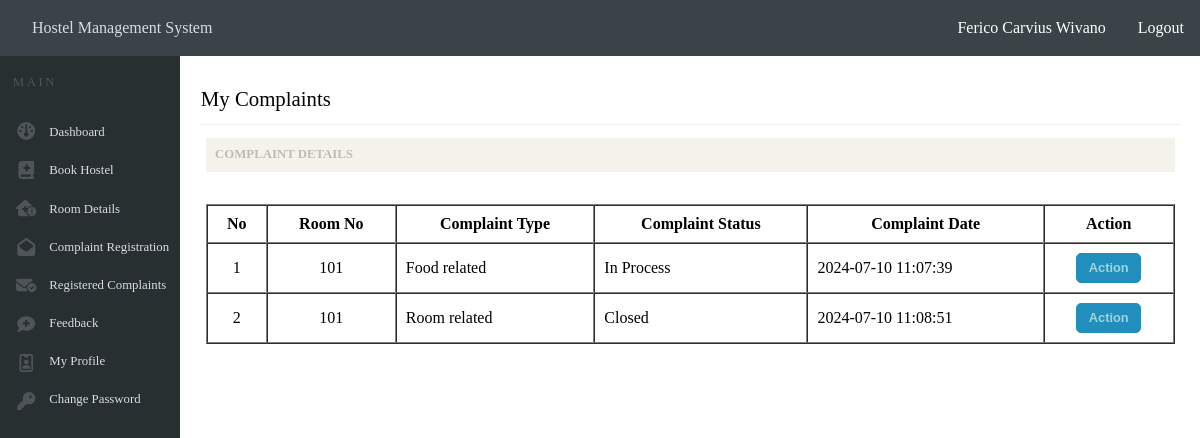
The page /mycomplaint.php (signed in) on the database its author committed.
### tables this page shows
CREATE TABLE `registration` (
  `registration_no` int(3) UNSIGNED NOT NULL,
  `full_name` varchar(100) NOT NULL,
  `gender` varchar(10) NOT NULL,
  `contact_no` varchar(20) NOT NULL,
  `email` varchar(50) NOT NULL,
  `password` varchar(100) NOT NULL,
  `confirm_password` varchar(100) NOT NULL,
  `role` varchar(5) NOT NULL DEFAULT 'user'
);

CREATE TABLE `register_complaint` (
  `register_complaint_id` int(5) NOT NULL,
  `registration_no` int(3) NOT NULL,
  `room_no` varchar(8) NOT NULL,
  `complaint_type` varchar(12) NOT NULL,
  `explain_complaint` varchar(300) NOT NULL,
  `file_name` varchar(500) NOT NULL,
  `complaint_status` varchar(30) NOT NULL DEFAULT 'Unprocessed',
  `complaint_date` timestamp NOT NULL DEFAULT current_timestamp()
);

### mycomplaint.php (the view, shortened to what this page needs)
<?php
include 'connectdatabase.php';
$getEmail = $_SESSION["email"];
class MyComplaint {
    private $conn;
    private $email;
    private $registrationNo;
    private $fullName;
    public function __construct($conn, $email) {
        $this->conn = $conn;
        $this->email = $email;
        $this->fetchRegistrationDetails();
        $this->fetchFullName();
    }
    private function fetchRegistrationDetails() {
        $query = mysqli_query($this->conn, "SELECT registration_no FROM registration WHERE email = '$this->email'");
        $this->registrationNo = mysqli_fetch_assoc($query)['registration_no'];
    }
    private function fetchFullName() {
        $query = mysqli_query($this->conn, "SELECT full_name FROM registration WHERE email = '$this->email'");
        $result = mysqli_fetch_assoc($query);
        $this->fullName = $result['full_name'];
    }
    public function getComplaints() {
        $query = mysqli_query($this->conn, "SELECT
                                            register_complaint_id,
                                            room_no,
                                            complaint_type,
                                            complaint_status,
                                            complaint_date
                                            FROM register_complaint
                                            WHERE registration_no = '$this->registrationNo'");
        return mysqli_fetch_all($query, MYSQLI_ASSOC);
    }
    public function getFullName() {
        return $this->fullName;
    }
}
$myComplaint = new MyComplaint($conn, $getEmail);
$complaints = $myComplaint->getComplaints();
$fullName = $myComplaint->getFullName();
?>
<!DOCTYPE html>
<html lang="en">
<head>
    <link rel="stylesheet" href="headerandnavbar.css">
    <link rel="stylesheet" href="maincontent.css">
    <link rel="stylesheet" href="roomdetail.css">
</head>
<body>
    <header>
        <a href="dashboarduser.php">Hostel Management System</a>
        <div class="user-info">
            <span><?php echo htmlspecialchars($fullName); ?></span>
            <a href="logout.php">Logout</a>
        </div>
    </header>
    <div class="main">
        <div class="navbar">
            <p id="none">MAIN</p>
            <div class="contentnavbar">
                <div class="iconnavbar">
                </div>
                <div class="textnavbar">
                    <a href="dashboarduser.php"><p id="dashboard">Dashboard</p></a>
                    <a href="bookhostel.php"><p id="book_hostel">Book Hostel</p></a>
                    <a href="roomdetail.php"><p id="room_details">Room Details</p></a>
                    <a href="registercomplaint.php"><p id="complaint_registration">Complaint Registration</p></a>
                    <a href="mycomplaint.php"><p id="registered_complaints">Registered Complaints</p></a>
                    <a href="feedback.php"><p id="feedback">Feedback</p></a>
                    <a href="profile.php"><p id="my_profile2">My Profile</p></a>
                    <a href="changepassword.php"><p id="change_password">Change Password</p></a>
                </div>
            </div>
        </div>
        <div class="maincontent">
            <p id="userlogin">My Complaints</p>
            <hr>
            <div class="container">
                <div class="box">
                    <div class="boxheader">
                        <p>COMPLAINT DETAILS</p>
                    </div>
                    <div class="boxinfo">
                        <table border="1" cellspacing="0">
                            <thead>
                                <tr>
                                    <th>No</th>
                                    <th>Room No</th>
                                    <th>Complaint Type</th>
                                    <th>Complaint Status</th>
                                    <th>Complaint Date</th>
                                    <th>Action</th>
                                </tr>
                            </thead>
                            <tbody>
                                <?php $i = 1; ?>
                                <?php foreach ($complaints as $row) : ?>
                                <tr>
                                    <td id="center"><?= $i; ?></td>
                                    <td id="center"><?= $row["room_no"]; ?></td>
                                    <td><?= $row["complaint_type"]; ?></td>
                                    <td><?= $row["complaint_status"]; ?></td>
                                    <td><?= $row["complaint_date"]; ?></td>
                                    <td id="center"><a href="complaintaction.php?id=<?php echo $row['register_complaint_id']; ?>"><button>Action</button></a></td>
                                </tr>
                                <?php $i++; ?>
                                <?php endforeach; ?>
                            </tbody>
                        </table>
                    </div>
                </div>
            </div>
        </div>
    </div>
</body>
</html>

### headerandnavbar.css (style rules this page uses)
* { margin: 0; padding: 0; box-sizing: border-box; }
html, body { height: 100%; }
body { display: flex; flex-direction: column; }
header { width: 100%; height: 3.5em; display: flex; align-items: center; justify-content: space-between; background-color: #3A4348; position: fixed; top: 0; left: 0; right: 0; }
header a { margin-left: 2em; color: #DADBE8; text-decoration: none; cursor: pointer; }
.user-info { display: flex; align-items: center; justify-content: space-evenly; padding-right: 1em; }
.user-info span, .user-info a { color: #fff; }
.main { display: flex; flex: 1; margin-top: 3.5em; }
.navbar { background-color: #282F30; width: 15%; height: calc(100% - 3.5em); position: fixed; top: 3.5em; bottom: 0; }
.navbar p { color: #4E5459; letter-spacing: .2em; font-size: .8em; padding: 1.5em 0 0 1em; }
.contentnavbar { display: flex; }
.iconnavbar { display: flex; flex-direction: column; align-items: center; justify-content: space-between; height: 18em; margin: 2em 0 0 1em; }
.textnavbar { display: flex; flex-direction: column; justify-content: space-between; width: 100%; margin-top: 1em; height: 18.8em; }
.textnavbar a { text-decoration: none; }
.textnavbar p { color: #DADBE8; letter-spacing: normal; }

### maincontent.css (style rules this page uses)
.maincontent { width: 100%; margin-left: 15%; overflow-y: auto; height: calc(100vh - 3.5em); }
#userlogin { margin: 1.5em 0 0 1em; font-size: 1.3em; }
hr { background-color: #eee; border: 0 none; color: #eee; height: 1px; margin: .8em auto; width: 96%; }

### roomdetail.css (style rules this page uses)
.container { display: flex; justify-content: center; width: 100%; height: 80%; }
.box { width: 95%; }
.boxheader { background-color: #F3F3EB; padding: .6em; }
.boxheader p { color: #BDBDB5; font-weight: 600; font-size: .8em; }
.boxinfo { width: 100%; margin-top: 2em; padding-bottom: 1em; }
.boxinfo table { width: 100%; }
th, td { padding: 9px; }
table button { background-color: #228EBD; color: #9ED5DC; font-weight: bold; font-size: .8em; padding: .5em .9em; border-radius: 5px; border: 1px solid #228EBD; }
#center { text-align: center; }

### rows shown on the page
registration: full_name "Ferico Carvius Wivano"
register_complaint: room_no "101", complaint_type "Food related", complaint_status "In Process", complaint_date "2024-07-10 11:07:39"
register_complaint: room_no "101", complaint_type "Room related", complaint_status "Closed", complaint_date "2024-07-10 11:08:51"
